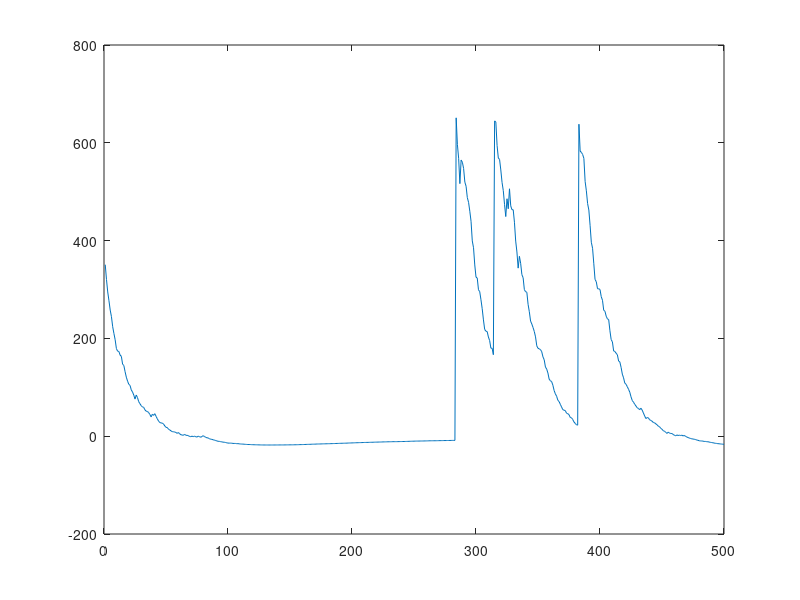

MATLAB code for this plot:
% Setup %
clear
clc
eps = 0.02;
xmin = -2.5;
xmax = 3.5;
flag = 0;
iterations = 0;
imax = 500;
iter = [];
stopping_criteria = 5;
f = @(x)(x.^5 + 5*x.^3 - 20*x -4);
fval = [];

% Iterations %
while (flag == 0)
    iterations = iterations+1
    iter = [iter iterations];
    if (iterations == 1)
        x0 = xmin + (xmax-xmin)*rand;
        E0 = f(x0);
    else
        x0 = x1;
    end
    delx = x0*eps*rand;
    x1 = x0 + delx;
    if ((x1 < xmin) || (x1>xmax))
        x1 = xmin + (xmax-xmin)*rand;
    end
    E1 = f(x1);
    if (E1 < E0)
        E0 = E1;
    else
        if (exp(-(E1 - E0)/E0) > rand)
            E0 = E1;
        else
            x1 = x0 - delx;
        end
    end
    fval = [fval f(x1)];
    
    if (length(fval) > stopping_criteria)
        stop = flip(fval);
        stop = stop(1:stopping_criteria);
        if (length(unique(stop)) == 1)
            flag = 1;
        end
    end
    if (iterations == imax)
        flag = 1;
    end
end

% Results %
final = flip(fval);
final(length(final));
Minima = min(final);
x = 0;
for i = xmin:0.001:xmax
    if (f(i) - Minima < 0.0001)
        x = i;
    end
end
fprintf('The minimum value is %f at x = %f', Minima, x)
plot(iter, final)